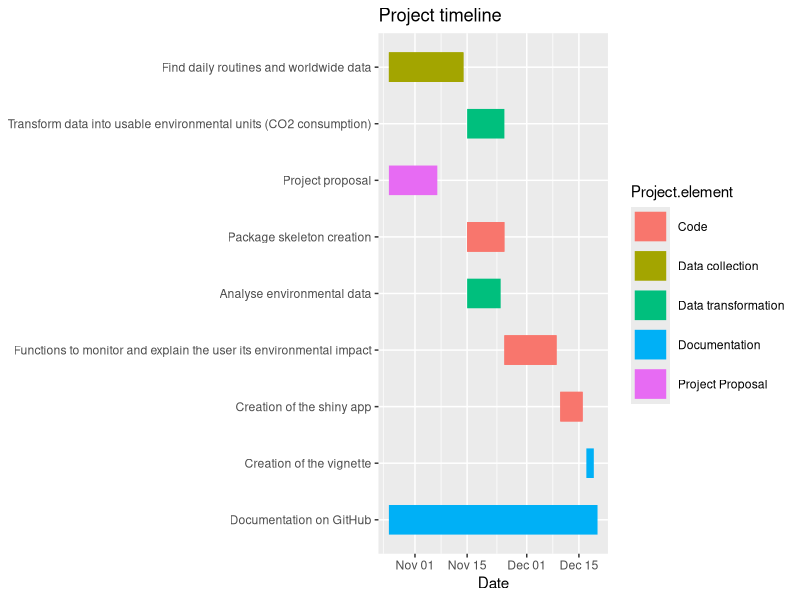

Recreate this plot in R.
## ---- chunk 1
knitr::opts_chunk$set(echo = TRUE)
## ---- chunk 2

library(tidyverse)
library(ggplot2)

# Create of a Gant chart to visually describe the timeline of our project. 
# To avoid conflict related to the date, some activity had to be written twice in the data frame.

Item <- c("1", "2", "3", "4", "5", "6", "7", "8", "9", "10", "11", "12", "13")

Activity <- c("Find daily routines and worldwide data",
              "Find daily routines and worldwide data", 
              "Transform data into usable environmental units (CO2 consumption)", 
              "Project proposal", 
              "Package skeleton creation", 
              "Package skeleton creation", 
              "Analyse environmental data", 
              "Functions to monitor and explain the user its environmental impact", 
              "Functions to monitor and explain the user its environmental impact", 
              "Creation of the shiny app", 
              "Creation of the shiny app", 
              "Creation of the vignette", 
              "Documentation on GitHub")

Project.element <- c("Data collection", 
                     "Data collection", 
                     "Data transformation", 
                     "Project Proposal", 
                     "Code", 
                     "Code", 
                     "Data transformation", 
                     "Code", 
                     "Code", 
                     "Code", 
                     "Code", 
                     "Documentation", 
                     "Documentation")

Start <- c("2021.10.25", 
           "2021.10.25", 
           "2021.11.15", 
           "2021.10.25", 
           "2021.11.15", 
           "2021.11.15", 
           "2021.11.15", 
           "2021.11.25", 
           "2021.11.25", 
           "2021.12.10", 
           "2021.12.10", 
           "2021.12.17", 
           "2021.10.25")

End <- c("2021.11.14", 
         "2021.11.14", 
         "2021.11.25", 
         "2021.11.07", 
         "2021.11.25", 
         "2021.11.25", 
         "2021.11.24", 
         "2021.12.09", 
         "2021.12.09", 
         "2021.12.16", 
         "2021.12.16", 
         "2021.12.19", 
         "2021.12.20")

gant <- data.frame(Item, 
                   Activity, 
                   Project.element, 
                   Start, 
                   End)

acts <- c("Find daily routines and worldwide data", 
          "Transform data into usable environmental units (CO2 consumption)", 
          "Project proposal", 
          "Package skeleton creation", 
          "Analyse environmental data", 
          "Functions to monitor and explain the user its environmental impact", 
          "Creation of the shiny app", 
          "Creation of the vignette", 
          "Documentation on GitHub")

els <- c("Data Collection", 
         "Data Transformation", 
         "Project proposal", 
         "Code", 
         "Documentation")


g.gantt <- gather(gant, "state", "date", 4:5) %>% 
              mutate(date = as.Date(date, "%Y.%m.%d"), 
                     Activity = factor(Activity, acts[length(acts):1]), 
                     Project = factor(Project.element, els))


ggplot(g.gantt, 
       aes(date, Activity, color = Project.element, group=Item)) +
  
  geom_line(size = 10) +
  
  labs(x = "Date", 
       y = NULL, 
       title = "Project timeline")

## ---- chunk 3

library(kableExtra)
library(gridExtra)

df <- data.frame(Gp_members = c("Colin", "Jasmine", "Guillaume", "Daniel", "Virany"),
                 Admin_tasks = c("will be reminding everyone about the Zoom meeting every week, create it and send it on the group chat", 
                                 "will track the advancement of the project on Github, manage the organization of the Project folder so that it does not become messy as the project progress", 
                                 "will manage the project advancement in order to not be late compared to the timeline we decided to set for each task", 
                                 "will make sure the Github repository is well-documented with nice commit messages, with clear issues and that the To Do list is being updated along the progression of the project",
                                 "will verify that the overall code is well-written, with a good coding style and good commentary to explain it"))
                  
df_t <- as_tibble(df)

df_t %>% 
  kbl(align = c('c', 'c'), 
      caption = "Group members administrative tasks") %>%
  kable_styling(bootstrap_options = c("striped", "hover"), 
                latex_options = "scale_down") 
